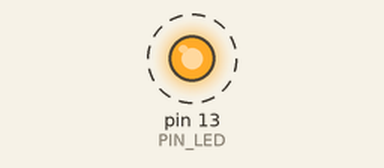
A sketch run on a simulated Arduino Uno, built with avr-gcc and run on an emulated ATmega328P. On the bench: output pins drawn as LEDs (lit = HIGH). Dashed ring = blinking. What the sketch prints to the serial monitor is not drawn.

Above: at 0.5 s.
Timing chart, 0 to 4.6 s (numbered marks = the images above):
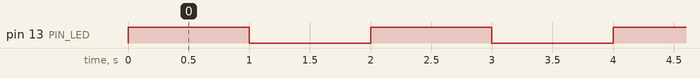

Measured:
- by itself, pin 13 (PIN_LED): alternates HIGH for 1.0 s and LOW for 1.0 s

The sketch:

04P9.ino
```cpp
#define PIN_LED 13
unsigned int count;
unsigned int toggle;

void setup() {
  pinMode(PIN_LED, OUTPUT);
  Serial.begin(115200); // Initialize serial port
  while (!Serial) {
    ; // wait for serial port to connect.
  }
  Serial.println("Hello World!");
  count = 0;
  toggle = 0;
  digitalWrite(PIN_LED, toggle); // turn off LED.
}

void loop() {
  Serial.println(++count);
  toggle = toggle_state(toggle);
  digitalWrite(PIN_LED, toggle); // update LED status.
  delay(1000); // wait for 1,000 milliseconds
}

int toggle_state(int toggle) {
  return !toggle;
}
```
